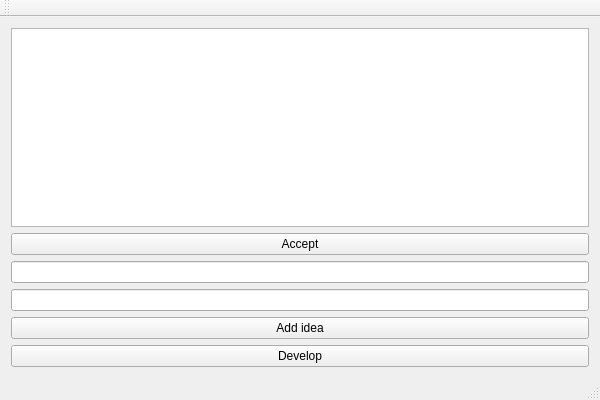
<?xml version="1.0" encoding="UTF-8"?>
<ui version="4.0">
 <class>ScreenwritingClass</class>
 <widget class="QMainWindow" name="ScreenwritingClass">
  <property name="geometry">
   <rect>
    <x>0</x>
    <y>0</y>
    <width>600</width>
    <height>400</height>
   </rect>
  </property>
  <property name="windowTitle">
   <string>Screenwriting</string>
  </property>
  <widget class="QWidget" name="centralWidget">
   <layout class="QVBoxLayout" name="verticalLayout_3">
    <item>
     <layout class="QVBoxLayout" name="verticalLayout_2">
      <item>
       <layout class="QVBoxLayout" name="verticalLayout">
        <item>
         <widget class="QListWidget" name="listWidget"/>
        </item>
        <item>
         <widget class="QPushButton" name="pushButton_2">
          <property name="text">
           <string>Accept</string>
          </property>
         </widget>
        </item>
        <item>
         <widget class="QLineEdit" name="lineEdit"/>
        </item>
        <item>
         <widget class="QLineEdit" name="lineEdit_2"/>
        </item>
        <item>
         <widget class="QPushButton" name="pushButton">
          <property name="text">
           <string>Add idea</string>
          </property>
         </widget>
        </item>
       </layout>
      </item>
     </layout>
    </item>
    <item>
     <widget class="QPushButton" name="pushButton_3">
      <property name="text">
       <string>Develop</string>
      </property>
     </widget>
    </item>
   </layout>
  </widget>
  <widget class="QMenuBar" name="menuBar">
   <property name="geometry">
    <rect>
     <x>0</x>
     <y>0</y>
     <width>600</width>
     <height>22</height>
    </rect>
   </property>
  </widget>
  <widget class="QToolBar" name="mainToolBar">
   <attribute name="toolBarArea">
    <enum>TopToolBarArea</enum>
   </attribute>
   <attribute name="toolBarBreak">
    <bool>false</bool>
   </attribute>
  </widget>
  <widget class="QStatusBar" name="statusBar"/>
 </widget>
 <layoutdefault spacing="6" margin="11"/>
 <resources>
  <include location="Screenwriting.qrc"/>
 </resources>
 <connections/>
</ui>
